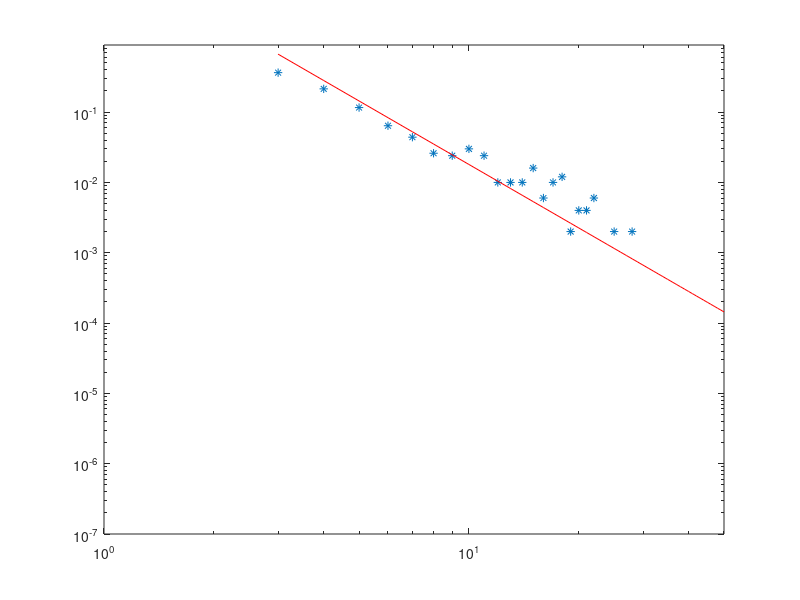

Recreate this plot in MATLAB.

clear;
tic;

I = 10 ;    
N = 50 ;  
m0 = 3 ;    
m = 3 ;    

realization_of_distribution = sparse( I , N ) ;  
for J = 1 : I   
    format long;

    adjacent_matrix = sparse( m0 , m0 ) ;  
    for i = 1 : m0
        for j = 1 : m0
            if j ~= i
                adjacent_matrix( i , j ) = 1 ;
            end
        end
    end
    adjacent_matrix = sparse( adjacent_matrix ) ;  


    node_degree = sparse( 1 , m0 ) ; 
    for p = 1 : m0
        node_degree( p ) = sum( adjacent_matrix( 1 : m0 , p ) ) ;
    end
    J
    for iteration = m0 + 1 : N
        total_degree = 2 * m * ( iteration - 4 ) + 6 ; 
        degree_frequency = node_degree / total_degree ;  
        cum_distribution = cumsum( degree_frequency ) ;  

        choose = zeros( 1 , m ) ;  
        r1 = rand(1) ;   
        choose(1) = find( cum_distribution >= r1 ,1) ;

        r2 = rand(1) ;
        choose(2) = find( cum_distribution >= r2 ,1 );
        while choose(2) == choose(1)
            r2 = rand(1) ;
            choose(2) = find(  cum_distribution >= r2,1) ;
        end

        r3 = rand(1) ;
        choose(3) = find( cum_distribution >= r3,1 ) ;
        while ( choose(3) == choose(1) ) || ( choose(3) == choose(2) )
            r3 = rand(1) ;
            choose(3) = find( cum_distribution >= r3 ,1 ) ;
        end

        for k = 1 : m
            adjacent_matrix( iteration , choose(k) ) = 1 ;
            adjacent_matrix( choose(k) , iteration ) = 1 ;
        end

        for p = 1 : iteration
            node_degree(p) = sum( adjacent_matrix( 1 : iteration , p ) ) ;  
        end
    end  

    number_of_nodes_with_equal_degree = zeros( 1 , N ) ;   

    for i = 1 : N
        number_of_nodes_with_equal_degree(i) = length( find( node_degree == i ) ) ;  
    end
    realization_of_distribution( J , : ) = number_of_nodes_with_equal_degree ;

    save(['adj_',num2str(J)],'adjacent_matrix');
end  

aaa = cumsum( realization_of_distribution ) ;
bb1 = aaa( I , : ) ;  
bb2 = bb1( m : N ) ;
bbb = bb2 / ( I * N ) ;  
K = m : N ;
loglog( K , bbb , '*' )  
axis([1 N 0.0000001 0.9])
hold on;
y1 = 2 * m^2 * K .^ ( -3 ) ;
loglog( K , y1 , 'r' ) ;  %  p(k)=2*m^2*k^(-3)
  
toc;  

